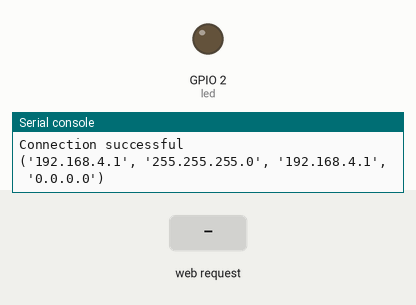
Simulated run of this program. Board: ESP32 board running MicroPython. Parts: output pins drawn as LEDs (lit = HIGH), the last lines printed to the serial console. The test bench sets the inputs (shaded band). The board's own WiFi access point starts at once.

Above: at 1.2 s.
1.3 s: HTTP request GET /?led=on received
At 2.5 s:
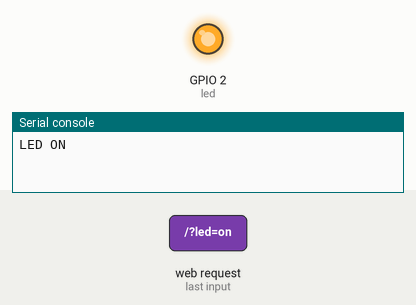
2.8 s: HTTP request GET /?led=off received
At 3.7 s:
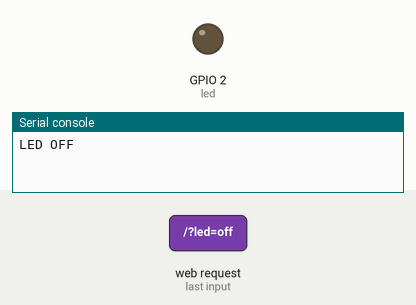
Timing chart, 0 to 5.8 s (numbered marks = the images above; inputs shaded):
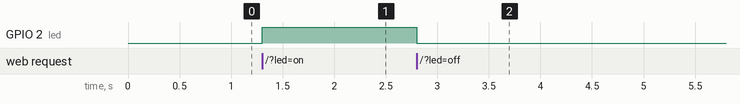

The program:

esp32-web-server-control-led.py
```python
'''
Learn how to build a web server to control the ESP32 outputs using MicroPython framework.
As an example we’ll build a web server with ON and OFF buttons to
control the on-board LED of the ESP32.
We’ll use sockets and the Python socket API.
'''

from machine import Pin
import network
import socket
import gc
gc.collect()

ssid = 'MicroPython-AP'
password = '123456789'

ap = network.WLAN(network.AP_IF)
ap.active(True)
ap.config(essid=ssid, password=password)

while ap.active() == False:
  pass

print('Connection successful')
print(ap.ifconfig())
led = Pin(2, Pin.OUT)

def web_page():
  if led.value() == 1:
    gpio_state="ON"
  else:
    gpio_state="OFF"

  html = """
        <html>
        <head>
          <title>ESP Web Server</title>
          <meta name="viewport" content="width=device-width, initial-scale=1">
          <link rel="icon" href="data:,">
          <style>
            html {
              font-family: Helvetica;
              display: inline-block;
              margin: 0px auto;
              text-align: center;
            }
            h1 {
              color: #0F3376;
              padding: 2vh;
            }
            p {
              font-size: 1.5rem;
            }
            .button {
              display: inline-block;
              background-color: #e7bd3b;
              border: none;
              border-radius: 4px;
              color: white;
              padding: 16px 40px;
              text-decoration: none;
              font-size: 30px;
              margin: 2px;
              cursor: pointer;
            }
            .button2 {
              background-color: #4286f4;
            }
          </style>
        </head>
        <body>
          <h1>ESP Web Server</h1>
          <p>GPIO state: <strong>""" + gpio_state + """</strong></p>
          <p><a href="/?led=on"><button class="button">ON</button></a></p>
          <p><a href="/?led=off"><button class="button button2">OFF</button></a></p>
        </body>
        </html>
        """
  return html


s = socket.socket(socket.AF_INET, socket.SOCK_STREAM)
s.setsockopt(socket.SOL_SOCKET, socket.SO_REUSEADDR, 1)

s.bind(('', 80))
s.listen(5)

while True:
  conn, addr = s.accept()
  print('Got a connection from %s' % str(addr))
  request = conn.recv(1024)
  request = str(request)
  print('Content = %s' % request)
  led_on = request.find('/?led=on')
  led_off = request.find('/?led=off')
  if led_on == 6:
    print('LED ON')
    led.value(1)
  if led_off == 6:
    print('LED OFF')
    led.value(0)
  response = web_page()
  conn.send('HTTP/1.1 200 OK\n')
  conn.send('Content-Type: text/html\n')
  conn.send('Connection: close\n\n')
  conn.sendall(response)
  conn.close()
```

Measured:
- after the input at 1.3 s, GPIO 2 (led): LOW → HIGH at once
- after the input at 2.8 s, GPIO 2 (led): HIGH → LOW at once
